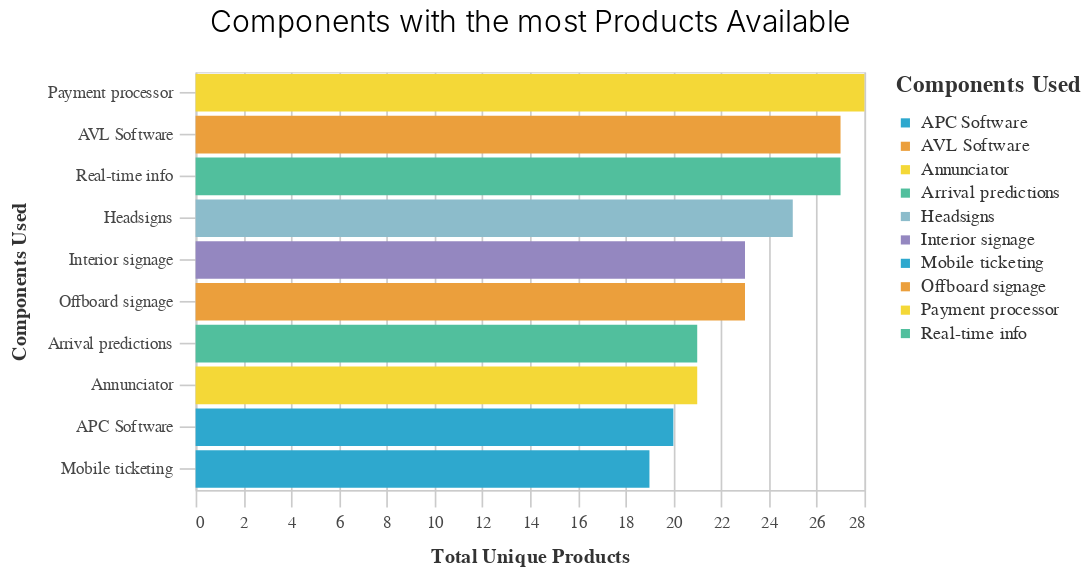

The notebook cell this image was saved under:
### Code cell
utils.basic_bar_chart(
    comp_most_products2,
    "Total Unique Products",
    "Components Used",
    "Components Used",
    "Components with the most Products Available",
)

### Figure 1 — Vega-Lite specification as saved in the notebook (floating-point values rounded to 4 significant figures)
{"config": {"view": {"continuousWidth": 400, "continuousHeight": 300}, "axis": {"domainColor": "#cbcbcb", "grid": true, "gridColor": "#cbcbcb", "gridWidth": 1, "labelColor": "#474747", "labelFont": "Nunito Sans", "labelFontSize": 10, "labelPadding": 4, "tickColor": "#cbcbcb", "tickSize": 10, "titleColor": "#333", "titleFont": "Raleway", "titleFontSize": 12, "titlePadding": 10}, "axisBand": {"grid": false}, "background": "white", "font": "Raleway", "header": {"labelFont": "Nunito Sans", "titleFont": "Raleway"}, "legend": {"labelColor": "#333", "labelFont": "Nunito Sans", "labelFontSize": 11, "labelLimit": 0, "padding": 1, "symbolSize": 30, "symbolType": "square", "titleColor": "#333", "titleFont": "Raleway", "titleFontSize": 14, "titlePadding": 10}, "title": {"anchor": "middle", "font": "Raleway", "fontSize": 18, "fontWeight": 300, "offset": 20}}, "data": {"name": "data-da1d03d23cfaeda09e5d42982b650b96"}, "mark": "bar", "encoding": {"color": {"field": "Components Used", "legend": {"title": "Components Used"}, "scale": {"range": ["#2EA8CE", "#EB9F3C", "#F4D837", "#51BF9D", "#8CBCCB", "#9487C0"]}, "type": "nominal"}, "x": {"field": "Total Unique Products", "title": "Total Unique Products", "type": "quantitative"}, "y": {"field": "Components Used", "sort": "-x", "title": "Components Used", "type": "nominal"}}, "height": 250, "title": "Components with the most Products Available", "width": 400, "$schema": "https://vega.github.io/schema/vega-lite/v4.17.0.json", "datasets": {"data-da1d03d23cfaeda09e5d42982b650b96": [{"Components Used": "Payment processor", "Total Unique Products": 28}, {"Components Used": "AVL Software", "Total Unique Products": 27}, {"Components Used": "Real-time info", "Total Unique Products": 27}, {"Components Used": "Headsigns", "Total Unique Products": 25}, {"Components Used": "Interior signage", "Total Unique Products": 23}, {"Components Used": "Offboard signage", "Total Unique Products": 23}, {"Components Used": "Arrival predictions", "Total Unique Products": 21}, {"Components Used": "Annunciator", "Total Unique Products": 21}, {"Components Used": "APC Software", "Total Unique Products": 20}, {"Components Used": "Mobile ticketing", "Total Unique Products": 19}]}}
